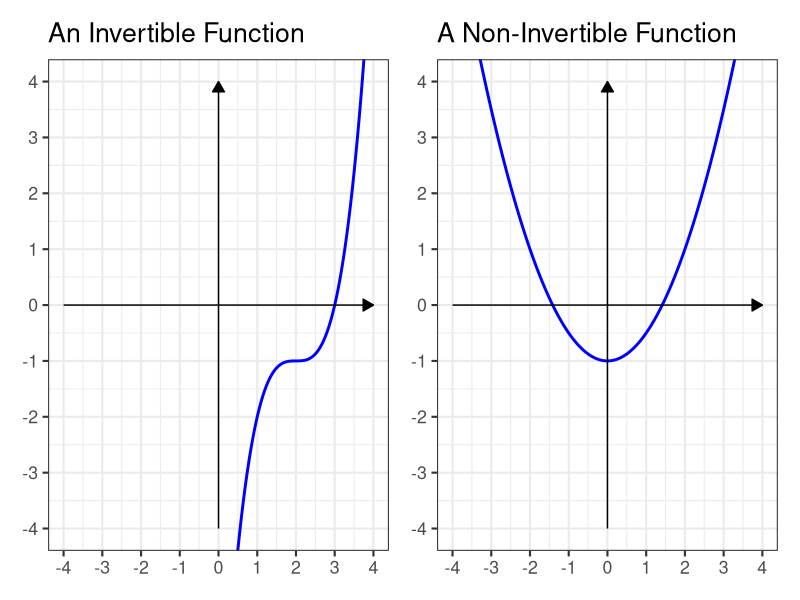
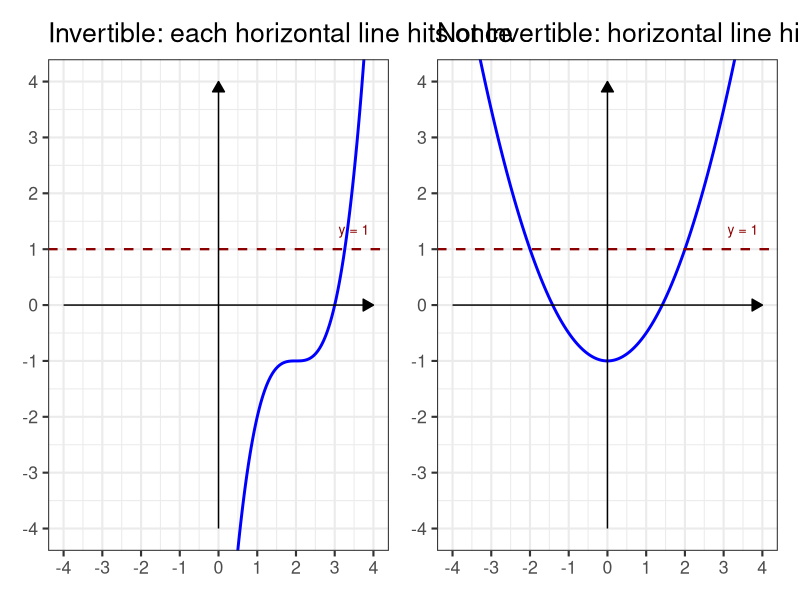

The R script that drew these images, in order:
## ---- chunk 1
library(tidyverse)
library(patchwork)

theme_set(theme_bw(base_size = 16))
## ---- chunk 2
#| echo: false
#| message: false
#| fig.height: 3.25

x_vals <- seq(-4, 4, length.out = 300)

p_inv <- ggplot() +
  geom_line(aes(x = x_vals, y = (x_vals - 2)^3 - 1), color = "blue", linewidth = 1) +
  annotate("segment", x = -4, xend = 4, y = 0, yend = 0,
           arrow = arrow(length = unit(0.3, "cm"), type = "closed"), linewidth = 0.5) +
  annotate("segment", x = 0, xend = 0, y = -4, yend = 4,
           arrow = arrow(length = unit(0.3, "cm"), type = "closed"), linewidth = 0.5) +
  coord_cartesian(xlim = c(-4, 4), ylim = c(-4, 4)) +
  scale_x_continuous(breaks = seq(-4, 4, by = 1)) +
  scale_y_continuous(breaks = seq(-4, 4, by = 1)) +
  labs(title = "An Invertible Function") +
  theme(axis.line = element_blank(), axis.title = element_blank())

p_noninv <- ggplot() +
  geom_line(aes(x = x_vals, y = 0.5*x_vals^2 - 1), color = "blue", linewidth = 1) +
  annotate("segment", x = -4, xend = 4, y = 0, yend = 0,
           arrow = arrow(length = unit(0.3, "cm"), type = "closed"), linewidth = 0.5) +
  annotate("segment", x = 0, xend = 0, y = -4, yend = 4,
           arrow = arrow(length = unit(0.3, "cm"), type = "closed"), linewidth = 0.5) +
  coord_cartesian(xlim = c(-4, 4), ylim = c(-4, 4)) +
  scale_x_continuous(breaks = seq(-4, 4, by = 1)) +
  scale_y_continuous(breaks = seq(-4, 4, by = 1)) +
  labs(title = "A Non-Invertible Function") +
  theme(axis.line = element_blank(), axis.title = element_blank())

p_inv + p_noninv
## ---- chunk 3
#| echo: false
#| message: false
#| fig.height: 3.25

x_vals <- seq(-4, 4, length.out = 300)

p_inv <- ggplot() +
  geom_line(aes(x = x_vals, y = (x_vals - 2)^3 - 1), color = "blue", linewidth = 1) +
  geom_hline(yintercept = 1, color = "darkred", linetype = "dashed", linewidth = 0.8) +
  annotate("segment", x = -4, xend = 4, y = 0, yend = 0,
           arrow = arrow(length = unit(0.3, "cm"), type = "closed"), linewidth = 0.5) +
  annotate("segment", x = 0, xend = 0, y = -4, yend = 4,
           arrow = arrow(length = unit(0.3, "cm"), type = "closed"), linewidth = 0.5) +
  annotate("text", x = 3.5, y = 1.35, label = "y = 1", color = "darkred", size = 3.5) +
  coord_cartesian(xlim = c(-4, 4), ylim = c(-4, 4)) +
  scale_x_continuous(breaks = seq(-4, 4, by = 1)) +
  scale_y_continuous(breaks = seq(-4, 4, by = 1)) +
  labs(title = "Invertible: each horizontal line hits once") +
  theme(axis.line = element_blank(), axis.title = element_blank())

p_noninv <- ggplot() +
  geom_line(aes(x = x_vals, y = 0.5*x_vals^2 - 1), color = "blue", linewidth = 1) +
  geom_hline(yintercept = 1, color = "darkred", linetype = "dashed", linewidth = 0.8) +
  annotate("segment", x = -4, xend = 4, y = 0, yend = 0,
           arrow = arrow(length = unit(0.3, "cm"), type = "closed"), linewidth = 0.5) +
  annotate("segment", x = 0, xend = 0, y = -4, yend = 4,
           arrow = arrow(length = unit(0.3, "cm"), type = "closed"), linewidth = 0.5) +
  annotate("text", x = 3.5, y = 1.35, label = "y = 1", color = "darkred", size = 3.5) +
  coord_cartesian(xlim = c(-4, 4), ylim = c(-4, 4)) +
  scale_x_continuous(breaks = seq(-4, 4, by = 1)) +
  scale_y_continuous(breaks = seq(-4, 4, by = 1)) +
  labs(title = "Not Invertible: horizontal line hits twice") +
  theme(axis.line = element_blank(), axis.title = element_blank())

p_inv + p_noninv
